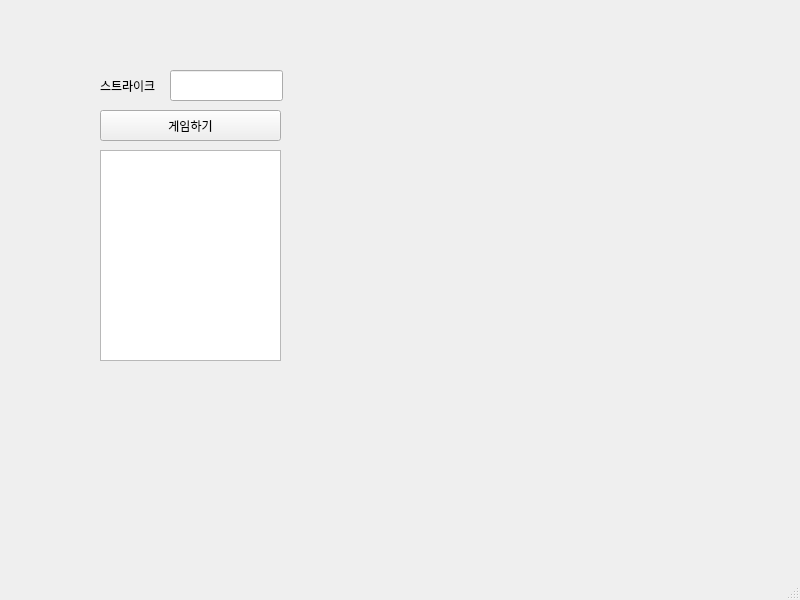
<?xml version="1.0" encoding="UTF-8"?>
<ui version="4.0">
 <class>MainWindow</class>
 <widget class="QMainWindow" name="MainWindow">
  <property name="geometry">
   <rect>
    <x>0</x>
    <y>0</y>
    <width>800</width>
    <height>600</height>
   </rect>
  </property>
  <property name="windowTitle">
   <string>MainWindow</string>
  </property>
  <widget class="QWidget" name="centralwidget">
   <widget class="QLabel" name="lbl">
    <property name="geometry">
     <rect>
      <x>100</x>
      <y>60</y>
      <width>61</width>
      <height>51</height>
     </rect>
    </property>
    <property name="text">
     <string>스트라이크</string>
    </property>
   </widget>
   <widget class="QLineEdit" name="le">
    <property name="geometry">
     <rect>
      <x>170</x>
      <y>70</y>
      <width>113</width>
      <height>31</height>
     </rect>
    </property>
   </widget>
   <widget class="QPushButton" name="pb">
    <property name="geometry">
     <rect>
      <x>100</x>
      <y>110</y>
      <width>181</width>
      <height>31</height>
     </rect>
    </property>
    <property name="text">
     <string>게임하기</string>
    </property>
   </widget>
   <widget class="QTextEdit" name="te">
    <property name="geometry">
     <rect>
      <x>100</x>
      <y>150</y>
      <width>181</width>
      <height>211</height>
     </rect>
    </property>
   </widget>
  </widget>
  <widget class="QMenuBar" name="menubar">
   <property name="geometry">
    <rect>
     <x>0</x>
     <y>0</y>
     <width>800</width>
     <height>21</height>
    </rect>
   </property>
  </widget>
  <widget class="QStatusBar" name="statusbar"/>
 </widget>
 <resources/>
 <connections/>
</ui>
